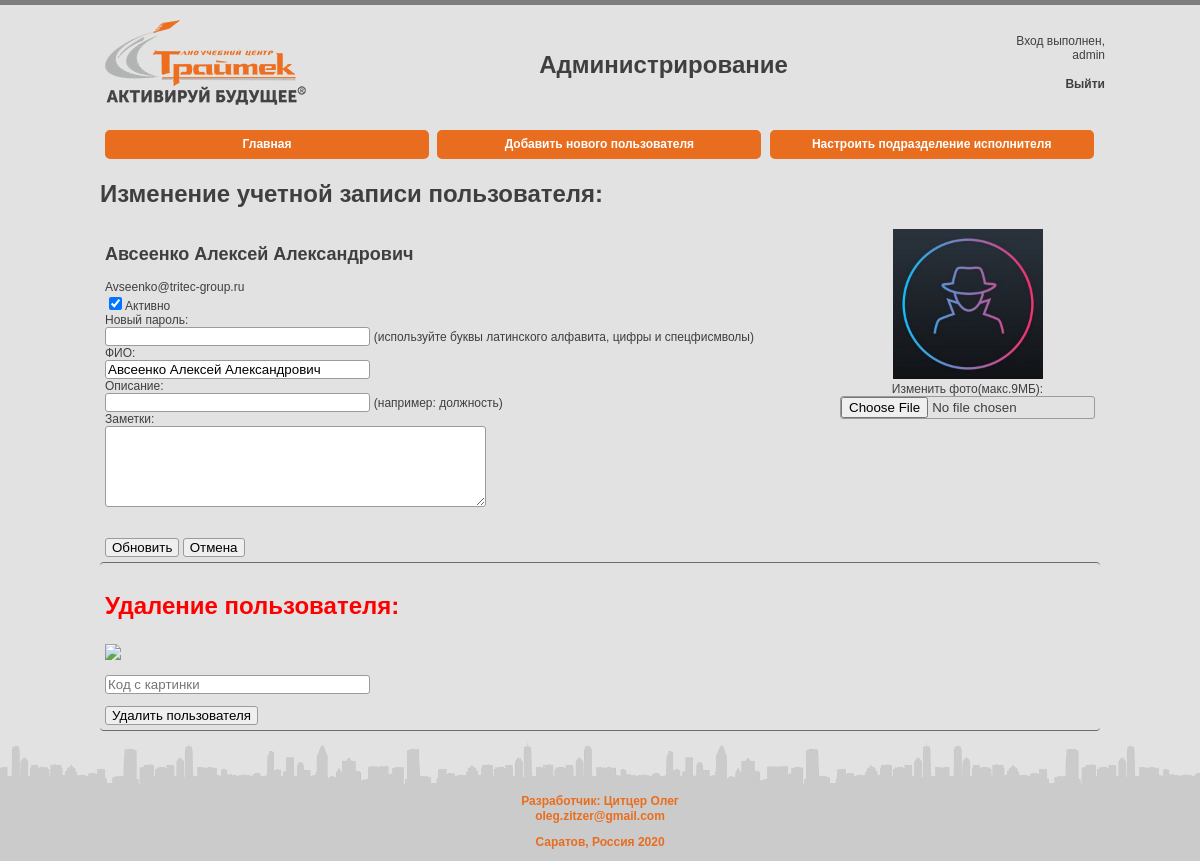
Page /admin/user_management.php?action=changeUser&id=31 (signed in) on the committed database.
### tables this page shows
CREATE TABLE `users` (
  `id` int(11) NOT NULL AUTO_INCREMENT,
  `email` varchar(255) NOT NULL,
  `password` varchar(255) NOT NULL,
  `name` varchar(255) DEFAULT NULL,
  `description` varchar(255) DEFAULT NULL,
  `note` varchar(255) DEFAULT NULL,
  `photo_id` varchar(255) NOT NULL,
  `status` int(11) NOT NULL,
  PRIMARY KEY (`id`)
);

### admin/inc/lib.php (called while the page is built, shortened)
<?php
function getDataFromTable($dbh, $query)
{
    try
    {
        $result = $dbh->query($query);
        return $result;
    }catch (PDOException $e){
        $error = "Error:".iconv("windows-1251", "UTF-8",$e->getMessage());
        echo $error;
        return $error;
    }
}

### admin/add_user.php (the view, shortened to what this page needs)
<?php
if($_GET['action'] == "changeUser"){
    $raw_data = getDataFromTable($dbh,"SELECT * FROM users WHERE `id` = ".$_GET['id'].";");
    $raw_data->setFetchMode(PDO::FETCH_NUM);
    $row = $raw_data->fetch();
    $change_user_outline = "
    <form enctype=\"multipart/form-data\" method='POST' action='{$_SERVER['PHP_SELF']}' >
		<table cellpadding='5px' style='border:none;'><tr>
     <td style='text-align:left; border:none;'>
      <h2>".$row[3]."<br></h2>".$row[1]."<br>
      <input type=\"checkbox\" name=\"status\" value=\"1\" ". (($row[7]==1)?'checked':'')."/>Активно<br>
      Новый пароль:<br><input type='password' size='35' name='inp_new_pass' /> (используйте буквы латинского алфавита, цифры и спецфисмволы)<br>
      ФИО: <br> <input type='text' size='35' name='inp_name' value='".$row[3]."'/> <br>
      Описание:  <br><input type='text' size='35' name='inp_desc' value='".$row[4]."'/> (например: должность)<br>
      Заметки:<br>
      <textarea rows=\"5\" cols=\"45\" name=\"inp_note\">".$row[5]."</textarea> <br>
      <input type=\"hidden\" name=\"photoid\" value='".$row[6]."' /><br>
      <br><input type='submit' name='user_action' value='Обновить'/>
      <input type=\"button\" onclick=\"javascript:window.location='user_management.php';\" value = 'Отмена'/>
    </td>
    <td width='200px' style='border:none;text-align: center; vertical-align: top;'>
        <img width='150' height='150' src='../photo/". $row[6] .".jpg'alt=\"AVATAR\"><br>
        <input type=\"hidden\" name=\"MAX_FILE_SIZE\" value=\"10000000\" />
        Изменить фото(макс.9МБ): <br> <input name=\"user_photo\" type=\"file\" value=\"\" />
        <input type='hidden' name='id' value='".$row[0]."' />
    </td>
    </tr>
    </table>
    <table cellpadding='5px' style='border-top: 1px solid #6c6c6c; border-left: none; border-bottom: 1px solid #6c6c6c; border-right: none; text-align:left;'><tr>
    <td style='border: none; text-align:left;'>
    <h1><p style='color:red; font-weight:bold;'>Удаление пользователя:</p></h1>
    <div>
      <img src=\"gd/noise-picture.php\" />
    </div>
    <p><input type='text' name='inp_captcha' placeholder='Код с картинки' /></p>
    <input type=\"submit\" name=\"delete_user\" value = 'Удалить пользователя'/>
    </td>
    </tr></table>
    </form>
    ";
}

### admin/inc/userManagement.css (style rules this page uses)
body { color: #3f3f3f; font: 12px Tahoma, sans-serif; background-color: #e2e2e2; border-top: 5px solid #7e7e7e; margin: 0; padding-top: 10px; }
h1 { color: #3f3f3f; }
table { border-spacing: 0px; border-radius: 4px; width: 100%; border: 2pt solid #3f3f3f; text-align: center; }
table td { border-spacing: 0px; border: 1pt solid #3f3f3f; padding-top: 5px; padding-bottom: 5px; }
input { border:1px solid #9b9b9b; border-radius: 3px; }
input[type="text"] { width: 35ch; }
input[type="password"] { width: 35ch; }
textarea { border:1px solid #9b9b9b; border-radius: 3px; }

### rows in the picture
users: name "Авсеенко Алексей Александрович", email "Avseenko@tritec-group.ru", status "☑", inp_name "Авсеенко Алексей Александрович"

### other values in the picture
$_SESSION['username'] "admin"
